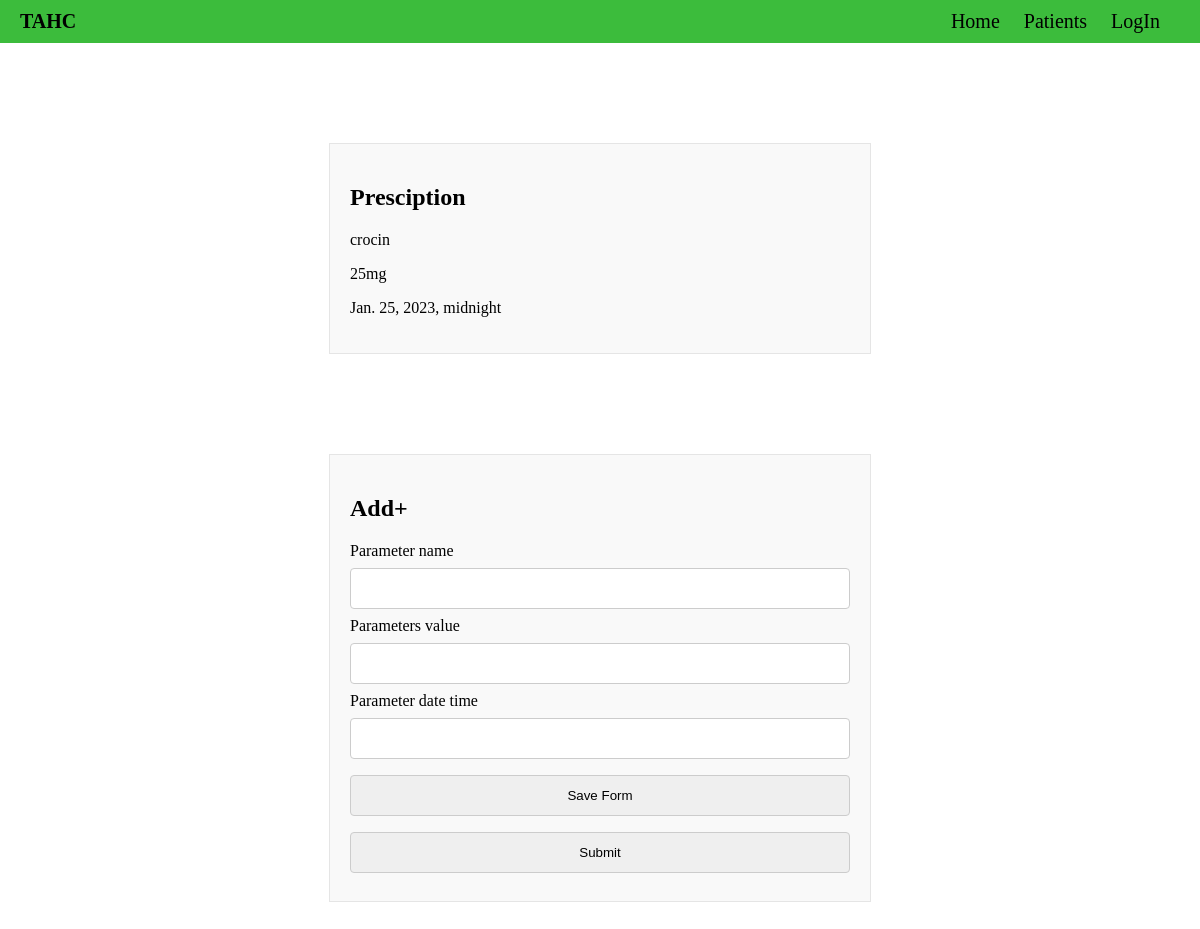
Page /extra_doc_pati/2 on the committed database.
### Health/models.py (models this page shows, shortened)
class Patient_tablets(models.Model):
    Extra_parameters = models.ForeignKey(Medical_Report,on_delete= models.CASCADE,null=True)
    parameter_name = models.CharField(max_length=100,null=True)
    parameters_value = models.CharField(max_length=100,null=True)
    parameter_date_time = models.DateTimeField()

### Health/views.py (the view)
# urls.py: path('extra_doc_pati/<int:pk>',views.doctor_extra_prepare_form,name="doctor_extra_prepare_form"),
def doctor_extra_prepare_form(request,pk):
    form = Patient_tabletsForm()
    form2= Medical_Report.objects.get(id =pk)
    data = Patient_tablets.objects.filter(Extra_parameters=form2)
    if request.method=="POST":
        form= Patient_tabletsForm(request.POST)
        if form.is_valid():
            basic = form.save(commit=False)
            basic.Extra_parameters=form2
            basic.save()
    context={"form":form,"data":data}
    return render(request,"Health/medical_schdule.html",context)

### Health/forms.py
class Patient_tabletsForm(ModelForm):
    class Meta:
        model = Patient_tablets
        fields = "__all__"
        exclude = ["Extra_parameters"]

### Health/templates/Health/medical_schdule.html (shortened to what this page needs)
{% extends 'main_doc.html' %}
{% block content %}
<div class="signup-form-container">
    <h2>Presciption</h2>
    {% for field in data %}
    <div class="form-group">
        <div class="left_doc"><p>{{field.parameter_name}}</p></div>
        <div class="middle"><p>{{field.parameters_value}}</p></div>
        <div class="right"><p>{{field.parameter_date_time}}</p></div>
    </div>
    {% endfor %}
</div>
<div class="signup-form-container">
    <form action="" method="POST">
    <h2>Add+</h2>
    {% for field in form %}
    <div class="form-group">
        <label for="username">{{field.label}}</label>
        {{field}}
    </div>
    {%endfor%}
    <input type="submit" value="Save Form" name="choice">
    <input type="submit" name="" id="">
</form>
</div>
{% endblock %}

### static/styles/main.css (style rules this page uses)
body { margin: 0px; padding: 0px; }
.signup-form-container { width: 500px; margin: 100px auto; padding: 20px; background-color: #f9f9f9; border: 1px solid #e5e5e5; }
.signup-form-container input { width: 100%; padding: 12px 20px; margin: 8px 0; box-sizing: border-box; border: 1px solid #ccc; border-radius: 4px; }

### rows in the picture
Patient_tablets: parameter_name "crocin", parameters_value "25mg", parameter_date_time "Jan. 25, 2023, midnight"

### other values in the picture
{{ field.label }} "Parameter name" "Parameters value" "Parameter date time"
